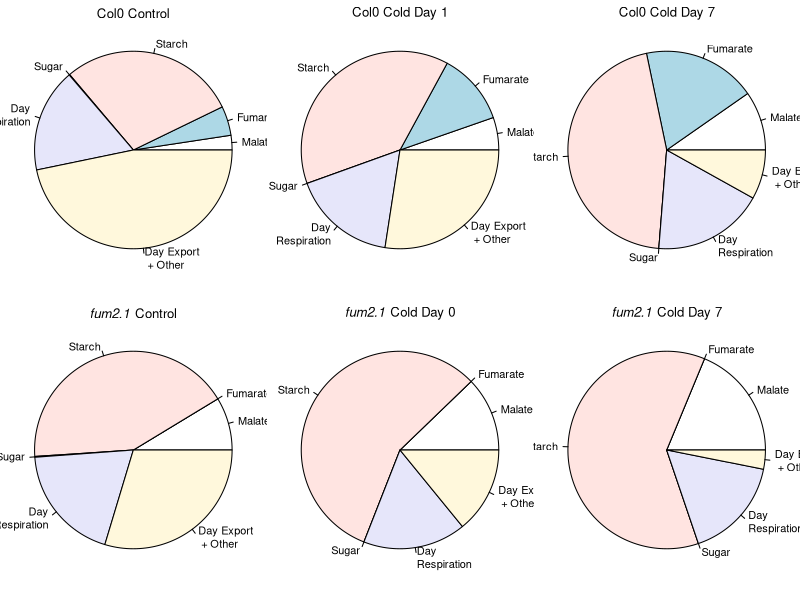

R code for this plot:
# Carbon Pie Charts

par(mar=c(0,0,0,0),mgp=c(0,0,0),mfrow=c(2,3))

make_pie <- function(slices,ttle){
  lbls <- c("Malate", "Fumarate", "Starch", "Sugar", "Day\nRespiration", "Day Export \n + Other")
  # pct <- round(slices/sum(slices)*100)
  # lbls <- paste(lbls,"\n",pct) # add percents to labels
  # lbls <- paste(lbls,"%",sep="") # ad % to labels 
  pie(slices, labels = lbls)
  title(main=ttle,line=-1)
}

col0_control <- c(2.4,4.8,29,0.1,17,46.8)
make_pie(col0_control,substitute(paste("Col0 Control")))

col0_cold0 <- c(5.0,11,36,0.0092,16,25.7)
make_pie(col0_cold0,substitute(paste("Col0 Cold Day 1")))

col0_cold <- c(9.6,18.4,45,0.006,18,8)
make_pie(col0_cold,substitute(paste("Col0 Cold Day 7")))

fum2_control <- c(8.6,0,42,0.14,19,29.4)
make_pie(fum2_control,substitute(paste(italic('fum2.1'), " Control")))

fum2_cold0 <- c(11.6,0,54,0.001,16,13.4)
make_pie(fum2_cold0,substitute(paste(italic('fum2.1'), " Cold Day 0")))

fum2_cold <- c(18,0,59,0,16,3)
make_pie(fum2_cold,substitute(paste(italic('fum2.1'), " Cold Day 7")))




